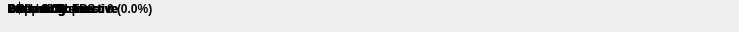
<?xml version='1.0' encoding='UTF-8'?>
<ui version="4.0">
 <class>QFrameMonitor</class>
 <widget class="QFrame" name="qFrameMonitor">
  <property name="geometry">
   <rect>
    <x>0</x>
    <y>0</y>
    <width>739</width>
    <height>32</height>
   </rect>
  </property>
  <property name="minimumSize">
   <size>
    <width>0</width>
    <height>32</height>
   </size>
  </property>
  <property name="maximumSize">
   <size>
    <width>16777215</width>
    <height>16777215</height>
   </size>
  </property>
  <property name="layoutDirection">
   <enum>Qt::LayoutDirection::LeftToRight</enum>
  </property>
  <property name="styleSheet">
   <string notr="true">QFrame {
background-color: palette(button);
border-radius: 4px;
}

QLabel {
background-color: transparent;
}

QLabel[themeID="toolDisplaySeparator"] {
color: rgba(127,127,127,0.5);
font-weight: 800;
}</string>
  </property>
  <property name="frameShape">
   <enum>QFrame::Shape::NoFrame</enum>
  </property>
  <property name="lineWidth">
   <number>0</number>
  </property>
  <layout class="QHBoxLayout" name="hLayoutMonitor">
   <property name="spacing">
    <number>0</number>
   </property>
   <property name="leftMargin">
    <number>8</number>
   </property>
   <property name="topMargin">
    <number>0</number>
   </property>
   <property name="rightMargin">
    <number>8</number>
   </property>
   <property name="bottomMargin">
    <number>0</number>
   </property>
   <item>
    <widget class="QWidget" name="flowContainer" native="true">
     <property name="sizePolicy">
      <sizepolicy hsizetype="Expanding" vsizetype="Preferred">
       <horstretch>0</horstretch>
       <verstretch>0</verstretch>
      </sizepolicy>
     </property>
     <property name="leftMargin" stdset="0">
      <number>0</number>
     </property>
     <property name="topMargin" stdset="0">
      <number>7</number>
     </property>
     <property name="rightMargin" stdset="0">
      <number>0</number>
     </property>
     <property name="bottomMargin" stdset="0">
      <number>7</number>
     </property>
     <widget class="QWidget" name="wStreamingGroup">
      <property name="geometry">
       <rect>
        <x>0</x>
        <y>0</y>
        <width>111</width>
        <height>18</height>
       </rect>
      </property>
      <property name="sizePolicy">
       <sizepolicy hsizetype="Preferred" vsizetype="Preferred">
        <horstretch>0</horstretch>
        <verstretch>0</verstretch>
       </sizepolicy>
      </property>
      <layout class="QHBoxLayout" name="hLayoutStreaming">
       <property name="spacing">
        <number>0</number>
       </property>
       <property name="leftMargin">
        <number>0</number>
       </property>
       <property name="topMargin">
        <number>0</number>
       </property>
       <property name="rightMargin">
        <number>0</number>
       </property>
       <property name="bottomMargin">
        <number>0</number>
       </property>
       <item>
        <widget class="QLabel" name="lblStreamingName">
         <property name="font">
          <font>
           <bold>true</bold>
          </font>
         </property>
         <property name="text">
          <string>Streaming</string>
         </property>
         <property name="alignment">
          <set>Qt::AlignmentFlag::AlignRight|Qt::AlignmentFlag::AlignTrailing|Qt::AlignmentFlag::AlignVCenter</set>
         </property>
        </widget>
       </item>
       <item>
        <widget class="QLabel" name="lblStreamingDelimiter">
         <property name="sizePolicy">
          <sizepolicy hsizetype="Fixed" vsizetype="Fixed">
           <horstretch>0</horstretch>
           <verstretch>0</verstretch>
          </sizepolicy>
         </property>
         <property name="font">
          <font>
           <bold>true</bold>
          </font>
         </property>
         <property name="text">
          <string>: </string>
         </property>
         <property name="alignment">
          <set>Qt::AlignmentFlag::AlignCenter</set>
         </property>
        </widget>
       </item>
       <item>
        <widget class="QLabel" name="lblStreamingValue">
         <property name="font">
          <font>
           <bold>true</bold>
          </font>
         </property>
         <property name="text">
          <string>Inactive</string>
         </property>
        </widget>
       </item>
      </layout>
     </widget>
     <widget class="QLabel" name="lblStreamingSeparator">
      <property name="geometry">
       <rect>
        <x>0</x>
        <y>0</y>
        <width>23</width>
        <height>16</height>
       </rect>
      </property>
      <property name="sizePolicy">
       <sizepolicy hsizetype="Fixed" vsizetype="Fixed">
        <horstretch>0</horstretch>
        <verstretch>0</verstretch>
       </sizepolicy>
      </property>
      <property name="minimumSize">
       <size>
        <width>23</width>
        <height>0</height>
       </size>
      </property>
      <property name="maximumSize">
       <size>
        <width>23</width>
        <height>16777215</height>
       </size>
      </property>
      <property name="text">
       <string>｜</string>
      </property>
      <property name="alignment">
       <set>Qt::AlignmentFlag::AlignCenter</set>
      </property>
      <property name="themeID" stdset="0">
       <string>toolDisplaySeparator</string>
      </property>
     </widget>
     <widget class="QWidget" name="wRecordingGroup">
      <property name="geometry">
       <rect>
        <x>0</x>
        <y>0</y>
        <width>110</width>
        <height>18</height>
       </rect>
      </property>
      <property name="sizePolicy">
       <sizepolicy hsizetype="Preferred" vsizetype="Preferred">
        <horstretch>0</horstretch>
        <verstretch>0</verstretch>
       </sizepolicy>
      </property>
      <layout class="QHBoxLayout" name="hLayoutRecording">
       <property name="spacing">
        <number>0</number>
       </property>
       <property name="leftMargin">
        <number>0</number>
       </property>
       <property name="topMargin">
        <number>0</number>
       </property>
       <property name="rightMargin">
        <number>0</number>
       </property>
       <property name="bottomMargin">
        <number>0</number>
       </property>
       <item>
        <widget class="QLabel" name="lblRecordingName">
         <property name="font">
          <font>
           <bold>true</bold>
          </font>
         </property>
         <property name="text">
          <string>Recording</string>
         </property>
         <property name="alignment">
          <set>Qt::AlignmentFlag::AlignRight|Qt::AlignmentFlag::AlignTrailing|Qt::AlignmentFlag::AlignVCenter</set>
         </property>
        </widget>
       </item>
       <item>
        <widget class="QLabel" name="lblRecordingDelimiter">
         <property name="sizePolicy">
          <sizepolicy hsizetype="Fixed" vsizetype="Fixed">
           <horstretch>0</horstretch>
           <verstretch>0</verstretch>
          </sizepolicy>
         </property>
         <property name="font">
          <font>
           <bold>true</bold>
          </font>
         </property>
         <property name="text">
          <string>: </string>
         </property>
         <property name="alignment">
          <set>Qt::AlignmentFlag::AlignCenter</set>
         </property>
        </widget>
       </item>
       <item>
        <widget class="QLabel" name="lblRecordingValue">
         <property name="font">
          <font>
           <bold>true</bold>
          </font>
         </property>
         <property name="text">
          <string>Inactive</string>
         </property>
        </widget>
       </item>
      </layout>
     </widget>
     <widget class="QLabel" name="lblRecordingSeparator">
      <property name="geometry">
       <rect>
        <x>0</x>
        <y>0</y>
        <width>23</width>
        <height>16</height>
       </rect>
      </property>
      <property name="sizePolicy">
       <sizepolicy hsizetype="Fixed" vsizetype="Fixed">
        <horstretch>0</horstretch>
        <verstretch>0</verstretch>
       </sizepolicy>
      </property>
      <property name="minimumSize">
       <size>
        <width>23</width>
        <height>0</height>
       </size>
      </property>
      <property name="maximumSize">
       <size>
        <width>23</width>
        <height>16777215</height>
       </size>
      </property>
      <property name="text">
       <string>｜</string>
      </property>
      <property name="alignment">
       <set>Qt::AlignmentFlag::AlignCenter</set>
      </property>
      <property name="margin">
       <number>0</number>
      </property>
      <property name="themeID" stdset="0">
       <string>toolDisplaySeparator</string>
      </property>
     </widget>
     <widget class="QWidget" name="wCurrentSceneGroup">
      <property name="geometry">
       <rect>
        <x>0</x>
        <y>0</y>
        <width>93</width>
        <height>18</height>
       </rect>
      </property>
      <property name="sizePolicy">
       <sizepolicy hsizetype="Preferred" vsizetype="Preferred">
        <horstretch>0</horstretch>
        <verstretch>0</verstretch>
       </sizepolicy>
      </property>
      <layout class="QHBoxLayout" name="hLayoutCurrentScene">
       <property name="spacing">
        <number>0</number>
       </property>
       <property name="leftMargin">
        <number>0</number>
       </property>
       <property name="topMargin">
        <number>0</number>
       </property>
       <property name="rightMargin">
        <number>0</number>
       </property>
       <property name="bottomMargin">
        <number>0</number>
       </property>
       <item>
        <widget class="QLabel" name="lblCurrentSceneName">
         <property name="font">
          <font>
           <bold>true</bold>
          </font>
         </property>
         <property name="text">
          <string>Current Scene</string>
         </property>
         <property name="alignment">
          <set>Qt::AlignmentFlag::AlignRight|Qt::AlignmentFlag::AlignTrailing|Qt::AlignmentFlag::AlignVCenter</set>
         </property>
        </widget>
       </item>
       <item>
        <widget class="QLabel" name="lblCurrentSceneDelimiter">
         <property name="sizePolicy">
          <sizepolicy hsizetype="Fixed" vsizetype="Fixed">
           <horstretch>0</horstretch>
           <verstretch>0</verstretch>
          </sizepolicy>
         </property>
         <property name="font">
          <font>
           <bold>true</bold>
          </font>
         </property>
         <property name="text">
          <string>: </string>
         </property>
         <property name="alignment">
          <set>Qt::AlignmentFlag::AlignCenter</set>
         </property>
        </widget>
       </item>
       <item>
        <widget class="QLabel" name="lblCurrentSceneValue">
         <property name="font">
          <font>
           <bold>true</bold>
          </font>
         </property>
         <property name="text">
          <string>-</string>
         </property>
        </widget>
       </item>
      </layout>
     </widget>
     <widget class="QLabel" name="lblCurrentSceneSeparator">
      <property name="geometry">
       <rect>
        <x>0</x>
        <y>0</y>
        <width>23</width>
        <height>16</height>
       </rect>
      </property>
      <property name="sizePolicy">
       <sizepolicy hsizetype="Fixed" vsizetype="Fixed">
        <horstretch>0</horstretch>
        <verstretch>0</verstretch>
       </sizepolicy>
      </property>
      <property name="minimumSize">
       <size>
        <width>23</width>
        <height>0</height>
       </size>
      </property>
      <property name="maximumSize">
       <size>
        <width>23</width>
        <height>16777215</height>
       </size>
      </property>
      <property name="text">
       <string>｜</string>
      </property>
      <property name="alignment">
       <set>Qt::AlignmentFlag::AlignCenter</set>
      </property>
      <property name="themeID" stdset="0">
       <string>toolDisplaySeparator</string>
      </property>
     </widget>
     <widget class="QWidget" name="wCpuGroup">
      <property name="geometry">
       <rect>
        <x>0</x>
        <y>0</y>
        <width>58</width>
        <height>18</height>
       </rect>
      </property>
      <property name="sizePolicy">
       <sizepolicy hsizetype="Preferred" vsizetype="Preferred">
        <horstretch>0</horstretch>
        <verstretch>0</verstretch>
       </sizepolicy>
      </property>
      <layout class="QHBoxLayout" name="hLayoutCpu">
       <property name="spacing">
        <number>0</number>
       </property>
       <property name="leftMargin">
        <number>0</number>
       </property>
       <property name="topMargin">
        <number>0</number>
       </property>
       <property name="rightMargin">
        <number>0</number>
       </property>
       <property name="bottomMargin">
        <number>0</number>
       </property>
       <item>
        <widget class="QLabel" name="lblCpuName">
         <property name="font">
          <font>
           <bold>true</bold>
          </font>
         </property>
         <property name="text">
          <string>CPU</string>
         </property>
         <property name="alignment">
          <set>Qt::AlignmentFlag::AlignRight|Qt::AlignmentFlag::AlignTrailing|Qt::AlignmentFlag::AlignVCenter</set>
         </property>
        </widget>
       </item>
       <item>
        <widget class="QLabel" name="lblCpuDelimiter">
         <property name="sizePolicy">
          <sizepolicy hsizetype="Fixed" vsizetype="Fixed">
           <horstretch>0</horstretch>
           <verstretch>0</verstretch>
          </sizepolicy>
         </property>
         <property name="font">
          <font>
           <bold>true</bold>
          </font>
         </property>
         <property name="text">
          <string>: </string>
         </property>
         <property name="alignment">
          <set>Qt::AlignmentFlag::AlignCenter</set>
         </property>
        </widget>
       </item>
       <item>
        <widget class="QLabel" name="lblCpuValue">
         <property name="font">
          <font>
           <bold>true</bold>
          </font>
         </property>
         <property name="text">
          <string>0.0%</string>
         </property>
        </widget>
       </item>
      </layout>
     </widget>
     <widget class="QLabel" name="lblCpuSeparator">
      <property name="geometry">
       <rect>
        <x>0</x>
        <y>0</y>
        <width>23</width>
        <height>16</height>
       </rect>
      </property>
      <property name="sizePolicy">
       <sizepolicy hsizetype="Fixed" vsizetype="Fixed">
        <horstretch>0</horstretch>
        <verstretch>0</verstretch>
       </sizepolicy>
      </property>
      <property name="minimumSize">
       <size>
        <width>23</width>
        <height>0</height>
       </size>
      </property>
      <property name="maximumSize">
       <size>
        <width>23</width>
        <height>16777215</height>
       </size>
      </property>
      <property name="text">
       <string>｜</string>
      </property>
      <property name="alignment">
       <set>Qt::AlignmentFlag::AlignCenter</set>
      </property>
      <property name="themeID" stdset="0">
       <string>toolDisplaySeparator</string>
      </property>
     </widget>
     <widget class="QWidget" name="wFpsGroup">
      <property name="geometry">
       <rect>
        <x>0</x>
        <y>0</y>
        <width>88</width>
        <height>18</height>
       </rect>
      </property>
      <property name="sizePolicy">
       <sizepolicy hsizetype="Preferred" vsizetype="Preferred">
        <horstretch>0</horstretch>
        <verstretch>0</verstretch>
       </sizepolicy>
      </property>
      <layout class="QHBoxLayout" name="hLayoutFps">
       <property name="spacing">
        <number>0</number>
       </property>
       <property name="leftMargin">
        <number>0</number>
       </property>
       <property name="topMargin">
        <number>0</number>
       </property>
       <property name="rightMargin">
        <number>0</number>
       </property>
       <property name="bottomMargin">
        <number>0</number>
       </property>
       <item>
        <widget class="QLabel" name="lblFpsValue">
         <property name="font">
          <font>
           <bold>true</bold>
          </font>
         </property>
         <property name="text">
          <string>0.00 / 0.00</string>
         </property>
         <property name="alignment">
          <set>Qt::AlignmentFlag::AlignRight|Qt::AlignmentFlag::AlignTrailing|Qt::AlignmentFlag::AlignVCenter</set>
         </property>
        </widget>
       </item>
       <item>
        <widget class="QLabel" name="lblFpsDelimiter">
         <property name="sizePolicy">
          <sizepolicy hsizetype="Fixed" vsizetype="Fixed">
           <horstretch>0</horstretch>
           <verstretch>0</verstretch>
          </sizepolicy>
         </property>
         <property name="minimumSize">
          <size>
           <width>6</width>
           <height>0</height>
          </size>
         </property>
         <property name="font">
          <font>
           <bold>true</bold>
          </font>
         </property>
         <property name="text">
          <string />
         </property>
         <property name="alignment">
          <set>Qt::AlignmentFlag::AlignCenter</set>
         </property>
        </widget>
       </item>
       <item>
        <widget class="QLabel" name="lblFpsName">
         <property name="font">
          <font>
           <bold>true</bold>
          </font>
         </property>
         <property name="text">
          <string>FPS</string>
         </property>
        </widget>
       </item>
      </layout>
     </widget>
     <widget class="QLabel" name="lblFpsSeparator">
      <property name="geometry">
       <rect>
        <x>0</x>
        <y>0</y>
        <width>23</width>
        <height>16</height>
       </rect>
      </property>
      <property name="sizePolicy">
       <sizepolicy hsizetype="Fixed" vsizetype="Fixed">
        <horstretch>0</horstretch>
        <verstretch>0</verstretch>
       </sizepolicy>
      </property>
      <property name="minimumSize">
       <size>
        <width>23</width>
        <height>0</height>
       </size>
      </property>
      <property name="maximumSize">
       <size>
        <width>23</width>
        <height>16777215</height>
       </size>
      </property>
      <property name="text">
       <string>｜</string>
      </property>
      <property name="alignment">
       <set>Qt::AlignmentFlag::AlignCenter</set>
      </property>
      <property name="themeID" stdset="0">
       <string>toolDisplaySeparator</string>
      </property>
     </widget>
     <widget class="QWidget" name="wDroppedFramesGroup">
      <property name="geometry">
       <rect>
        <x>0</x>
        <y>0</y>
        <width>145</width>
        <height>18</height>
       </rect>
      </property>
      <property name="sizePolicy">
       <sizepolicy hsizetype="Preferred" vsizetype="Preferred">
        <horstretch>0</horstretch>
        <verstretch>0</verstretch>
       </sizepolicy>
      </property>
      <layout class="QHBoxLayout" name="hLayoutDroppedFrames">
       <property name="spacing">
        <number>0</number>
       </property>
       <property name="leftMargin">
        <number>0</number>
       </property>
       <property name="topMargin">
        <number>0</number>
       </property>
       <property name="rightMargin">
        <number>0</number>
       </property>
       <property name="bottomMargin">
        <number>0</number>
       </property>
       <item>
        <widget class="QLabel" name="lblDroppedFramesName">
         <property name="font">
          <font>
           <bold>true</bold>
          </font>
         </property>
         <property name="text">
          <string>Dropped Frames</string>
         </property>
         <property name="alignment">
          <set>Qt::AlignmentFlag::AlignRight|Qt::AlignmentFlag::AlignTrailing|Qt::AlignmentFlag::AlignVCenter</set>
         </property>
        </widget>
       </item>
       <item>
        <widget class="QLabel" name="lblDroppedFramesDelimiter">
         <property name="sizePolicy">
          <sizepolicy hsizetype="Fixed" vsizetype="Fixed">
           <horstretch>0</horstretch>
           <verstretch>0</verstretch>
          </sizepolicy>
         </property>
         <property name="font">
          <font>
           <bold>true</bold>
          </font>
         </property>
         <property name="text">
          <string>: </string>
         </property>
         <property name="alignment">
          <set>Qt::AlignmentFlag::AlignCenter</set>
         </property>
        </widget>
       </item>
       <item>
        <widget class="QLabel" name="lblDroppedFramesValue">
         <property name="font">
          <font>
           <bold>true</bold>
          </font>
         </property>
         <property name="text">
          <string>0 (0.0%)</string>
         </property>
        </widget>
       </item>
      </layout>
     </widget>
     <widget class="QLabel" name="lblDroppedFramesSeparator">
      <property name="geometry">
       <rect>
        <x>0</x>
        <y>0</y>
        <width>23</width>
        <height>16</height>
       </rect>
      </property>
      <property name="sizePolicy">
       <sizepolicy hsizetype="Fixed" vsizetype="Fixed">
        <horstretch>0</horstretch>
        <verstretch>0</verstretch>
       </sizepolicy>
      </property>
      <property name="minimumSize">
       <size>
        <width>23</width>
        <height>0</height>
       </size>
      </property>
      <property name="maximumSize">
       <size>
        <width>23</width>
        <height>16777215</height>
       </size>
      </property>
      <property name="text">
       <string>｜</string>
      </property>
      <property name="alignment">
       <set>Qt::AlignmentFlag::AlignCenter</set>
      </property>
      <property name="themeID" stdset="0">
       <string>toolDisplaySeparator</string>
      </property>
     </widget>
     <widget class="QWidget" name="wKbpsGroup">
      <property name="geometry">
       <rect>
        <x>0</x>
        <y>0</y>
        <width>88</width>
        <height>18</height>
       </rect>
      </property>
      <property name="sizePolicy">
       <sizepolicy hsizetype="Preferred" vsizetype="Preferred">
        <horstretch>0</horstretch>
        <verstretch>0</verstretch>
       </sizepolicy>
      </property>
      <layout class="QHBoxLayout" name="hLayoutKbps">
       <property name="spacing">
        <number>0</number>
       </property>
       <property name="leftMargin">
        <number>0</number>
       </property>
       <property name="topMargin">
        <number>0</number>
       </property>
       <property name="rightMargin">
        <number>0</number>
       </property>
       <property name="bottomMargin">
        <number>0</number>
       </property>
       <item>
        <widget class="QLabel" name="lblKbpsValue">
         <property name="font">
          <font>
           <bold>true</bold>
          </font>
         </property>
         <property name="text">
          <string>0</string>
         </property>
         <property name="alignment">
          <set>Qt::AlignmentFlag::AlignRight|Qt::AlignmentFlag::AlignTrailing|Qt::AlignmentFlag::AlignVCenter</set>
         </property>
        </widget>
       </item>
       <item>
        <widget class="QLabel" name="lblKbpsDelimiter">
         <property name="sizePolicy">
          <sizepolicy hsizetype="Fixed" vsizetype="Fixed">
           <horstretch>0</horstretch>
           <verstretch>0</verstretch>
          </sizepolicy>
         </property>
         <property name="minimumSize">
          <size>
           <width>6</width>
           <height>0</height>
          </size>
         </property>
         <property name="font">
          <font>
           <bold>true</bold>
          </font>
         </property>
         <property name="text">
          <string />
         </property>
         <property name="alignment">
          <set>Qt::AlignmentFlag::AlignCenter</set>
         </property>
        </widget>
       </item>
       <item>
        <widget class="QLabel" name="lblKbpsName">
         <property name="font">
          <font>
           <bold>true</bold>
          </font>
         </property>
         <property name="text">
          <string>Kbps</string>
         </property>
        </widget>
       </item>
      </layout>
     </widget>
    </widget>
   </item>
  </layout>
 </widget>
 <resources />
 <connections />
</ui>
